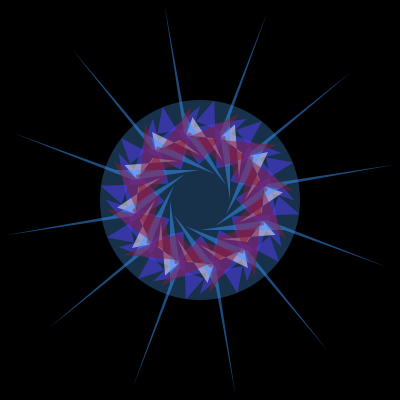
Frame 1 (no input)
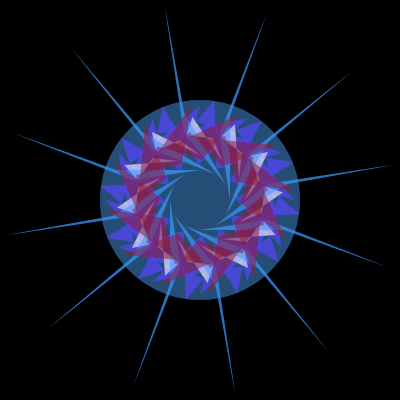
Frame 2 (the mouse pressed at the canvas centre, redrawn once)

The Processing sketch that drew these frames (run headless with seeded random() and noise(); the mouse was pressed at the canvas centre and the sketch redrawn once):

// Processing sketch: processing_85617
// ── processing_85617.pde

void setup()
{
  size(400,400);
  background(0);
}

void draw()
{
  noStroke();
  fill(57,120,183,105);
  ellipse(200,200,200,200);
  
  fill(88,61,255,125);
  translate(width/2, height/2);
for (int i=0;i<360;i+=30){
rotate(radians(30));
quad(0, 94, 19, 30, 79, 62, 70, 36);}

  fill(255,255,255,125);
for (int i=0;i<360;i+=30){
rotate(radians(30));
quad(20, 60, 0, 45, 48, 68, 44, 49);}

  fill(57,154,255,125);
for (int i=0;i<360;i+=30){
rotate(radians(30));
quad(0, 30, 84, 30, 187, 67, 67, 20);}

  fill(138,25,46,125);
for (int i=0;i<360;i+=30){
rotate(radians(30));
quad(18, 36, 64, 25, 63, 18, 9, 94);}
  
  noLoop();
}
